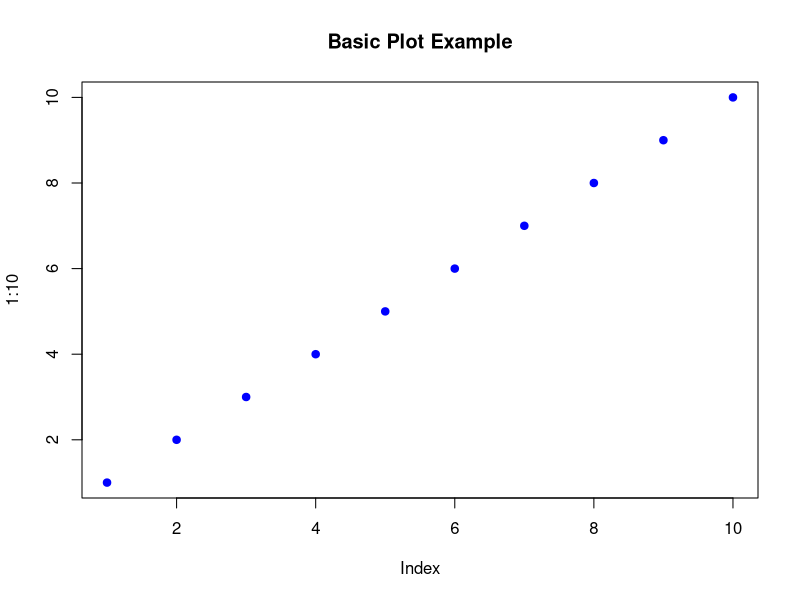

This chart was generated by the following R code:
#######################################
# R Programming - Basic Syntax Explorer
#######################################

# 1. Print and Comments
print("Hello, R World!")   # Single-line comment
# Multi-line comments are usually written like this:
# This is line 1
# This is line 2

# 2. Variables and Assignment
x <- 10   # preferred way
y = 20    # also valid
z <<- 30  # global assignment
print(paste("x:", x, "y:", y, "z:", z))

# 3. Data Types
num <- 3.14       # numeric
int <- 42L        # integer
char <- "R Lang"  # character
bool <- TRUE      # logical
comp <- 2 + 3i    # complex
print(class(num)); print(class(int)); print(class(char))
print(class(bool)); print(class(comp))

# 4. Vectors
v1 <- c(1,2,3,4,5)   # numeric vector
v2 <- c("a","b","c") # character vector
print(v1); print(v2)

print("Sequence")
seq1 <- 1:10
seq2 <- seq(1,20, by=2)
print(seq1); print(seq2)

# Replicate
rep1 <- rep(5, times=4)
print(rep1)

# 5. Operators
a <- 15; b <- 4
print(a + b)   # addition
print(a - b)   # subtraction
print(a * b)   # multiplication
print(a / b)   # division
print(a %% b)  # modulus
print(a %/% b) # integer division
print(a ^ b)   # power

# Logical
print(a > b); print(a < b); print(a == b); print(a != b)

# 6. Data Structures
# Vector
vec <- c(1,2,3)

# Matrix
mat <- matrix(1:9, nrow=3, ncol=3)
print(mat)

# Array
arr <- array(1:12, dim=c(2,3,2))
print(arr)

# List
lst <- list(name="Raju", age=25, scores=c(80,90,85))
print(lst)

# Data Frame
df <- data.frame(ID=1:3, Name=c("A","B","C"), Score=c(90,85,88))
print(df)

# Factor
fact <- factor(c("High","Low","Medium","High"))
print(fact)

# 7. Control Structures
# If-else
val <- 15
if(val > 10){
  print("Greater than 10")
} else {
  print("10 or less")
}

# For loop
for(i in 1:5){
  print(paste("Loop i =", i))
}

# While loop
count <- 1
while(count <= 3){
  print(paste("Count =", count))
  count <- count + 1
}

# Switch
choice <- "B"
result <- switch(choice,
                 "A" = "Option A selected",
                 "B" = "Option B selected",
                 "C" = "Option C selected",
                 "Invalid choice")
print(result)

# 8. Functions
add_nums <- function(a, b){
  return(a + b)
}
print(add_nums(5,7))

# Default arguments
greet <- function(name="User"){
  print(paste("Hello", name))
}
greet()
greet("Raju")

# 9. Apply Family
nums <- c(1,2,3,4,5)
print(lapply(nums, function(x) x^2))   # list apply
print(sapply(nums, function(x) x^2))   # simplified apply
print(apply(mat, 1, sum))              # row sum of matrix
print(apply(mat, 2, mean))             # column mean

# 10. Basic Plot
plot(1:10, main="Basic Plot Example", col="blue", pch=19)

#######################################
# End of R Syntax Exploration
#######################################
